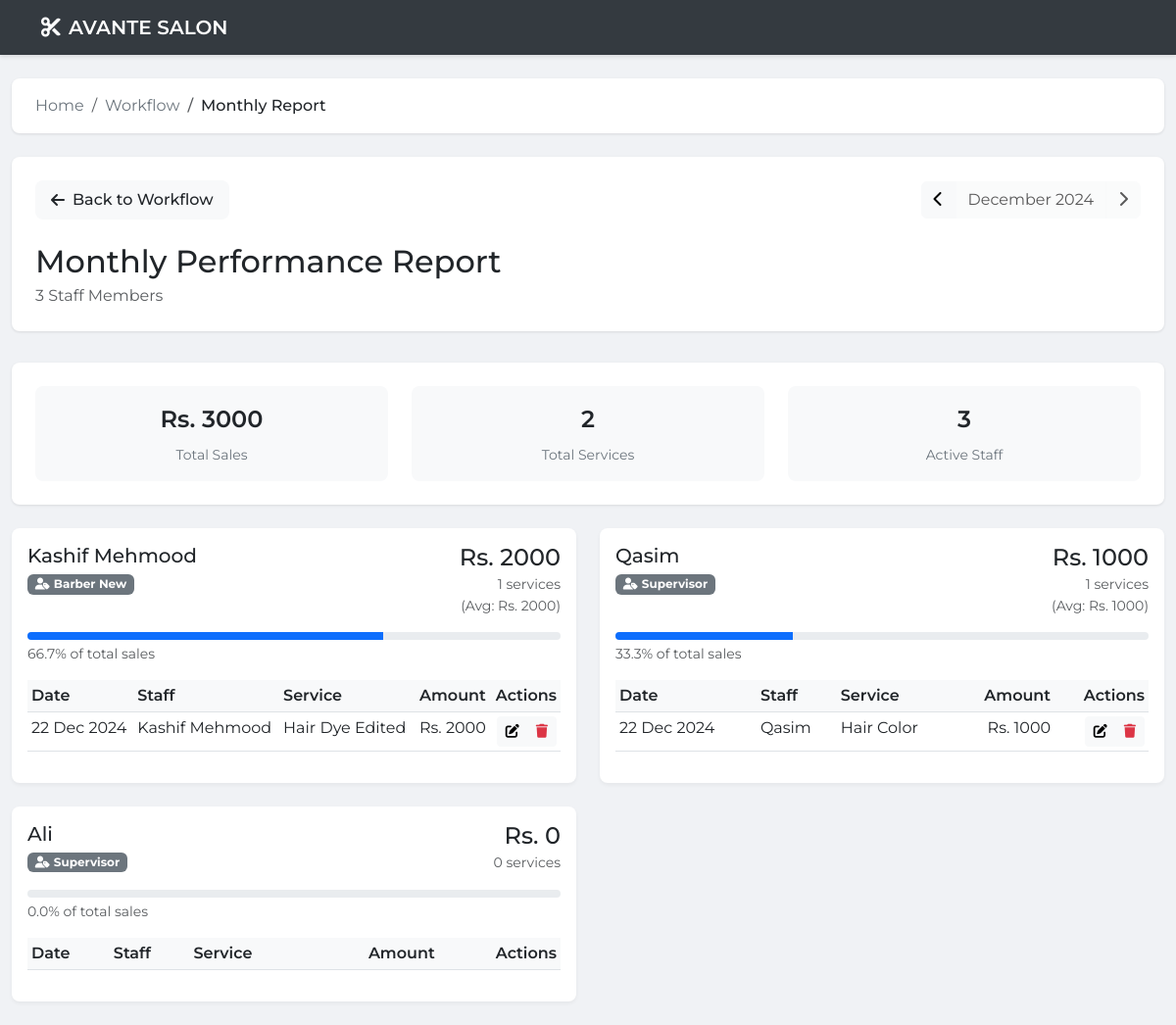
The page /workflow/monthly-report/ (signed in) on the database as committed earlier.
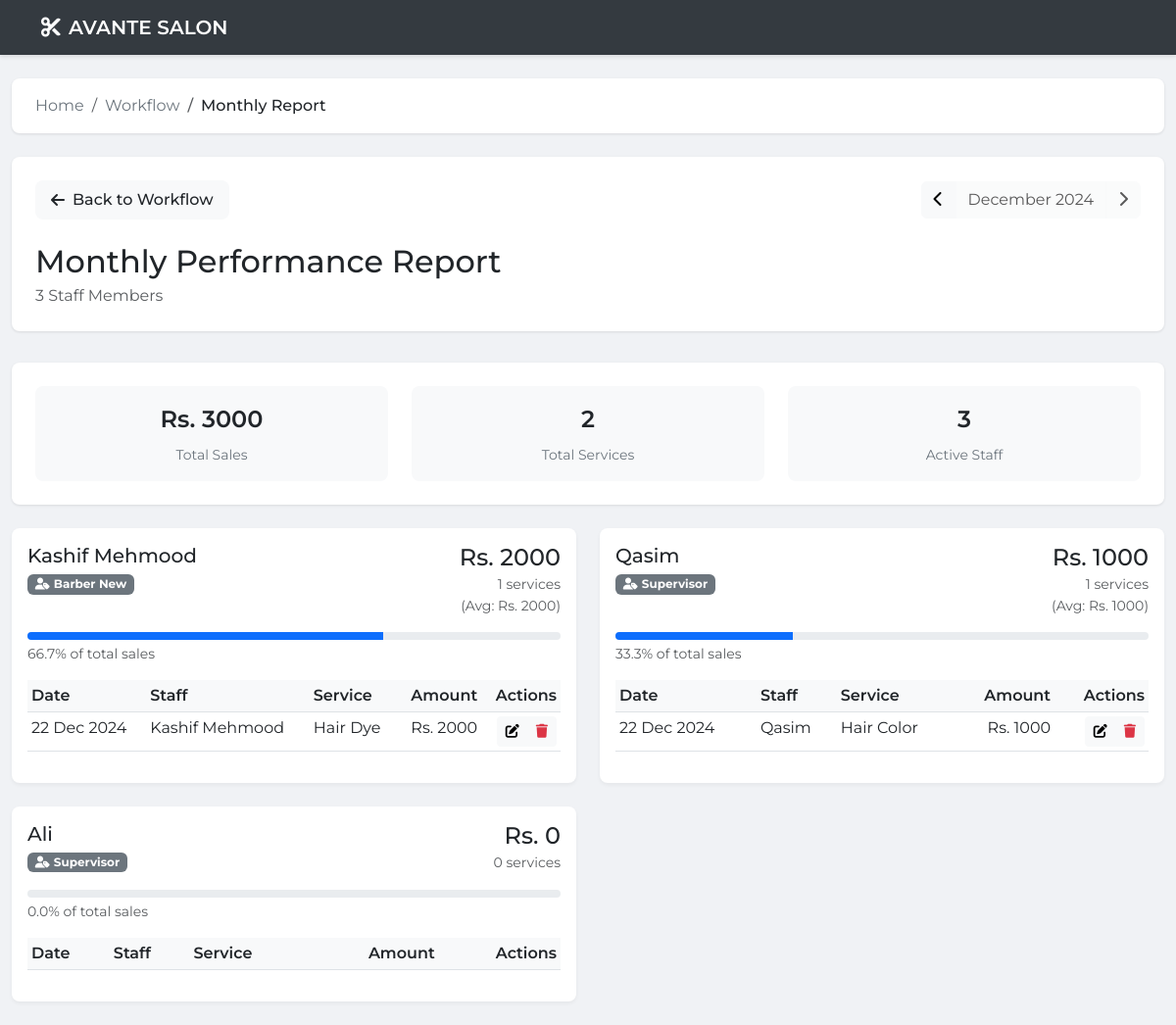
The same page on the database as committed later.
### core/models.py (models this page shows, shortened)
class Staff(models.Model):
    name = models.CharField(max_length=100)
    role = models.CharField(max_length=10)
    is_active = models.BooleanField(default=True)
    created_at = models.DateTimeField(auto_now_add=True)

class Workflow(models.Model):
    artist = models.ForeignKey(Staff, on_delete=models.SET_NULL, null=True)
    service = models.CharField(max_length=50)
    amount = models.PositiveIntegerField(default=1)
    period = models.DateField(null=True, blank=True)
    created_at = models.DateTimeField(auto_now_add=True)
    updated_at = models.DateTimeField(auto_now=True, null=True, blank=True)

### core/views.py (the view)
# urls.py: path('workflow/monthly-report/', views.monthly_report, name='monthly_report'),
@admin_only
def monthly_report(request, year=None, month=None):
    today = timezone.now()
    if year is None or month is None:
        year = today.year
        month = today.month
    future_date = False
    if year > today.year or (year == today.year and month > today.month):
        year = today.year
        month = today.month
        future_date = True
        messages.warning(request, "Cannot view future months. Showing current month instead.")
    staff_members = Staff.objects.filter(is_active=True)
    start_date = date(year, month, 1)
    if month == 12:
        end_date = date(year + 1, 1, 1)
    else:
        end_date = date(year, month + 1, 1)
    staff_data = []
    total_month_sales = 0
    for staff in staff_members:
        workflows = Workflow.objects.filter(
            artist=staff,
            period__gte=start_date,
            period__lt=end_date
        ).order_by('period', '-created_at')
        staff_total = sum(workflow.amount for workflow in workflows)
        total_month_sales += staff_total
        workflows_count = workflows.count()
        avg_per_service = staff_total // workflows_count if workflows_count > 0 else 0
        daily_workflows = {}
        for workflow in workflows:
            day = workflow.period
            if day not in daily_workflows:
                daily_workflows[day] = {
                    'workflows': [],
                    'total': 0
                }
            daily_workflows[day]['workflows'].append(workflow)
            daily_workflows[day]['total'] += workflow.amount
        staff_data.append({
            'staff': staff,
            'total_sales': staff_total,
            'workflows_count': workflows_count,
            'daily_workflows': sorted(daily_workflows.items()),
            'average_per_service': avg_per_service,
            'percentage': 0  # Will be calculated after all staff are processed
        })
    staff_data.sort(key=lambda x: x['total_sales'], reverse=True)
    for data in staff_data:
        if total_month_sales > 0:
            data['percentage'] = round((data['total_sales'] / total_month_sales) * 100, 1)
    context = {
        'staff_data': staff_data,
        'staff_list': staff_members,
        'year': year,
        'month': month,
        'month_name': start_date.strftime('%B'),
        'total_month_sales': total_month_sales,
        'total_services': sum(data['workflows_count'] for data in staff_data),
        'show_next': not (year == today.year and month == today.month)  # Only show next if not current month
    }
    return render(request, 'monthly_report.html', context)

### templates/monthly_report.html (shortened to what the changed rows need)
{% load static %}
{% load custom_filters %}
<!DOCTYPE html>
<html lang="en">
<head>
    <link href="https://cdn.jsdelivr.net/npm/bootstrap@5.3.0-alpha3/dist/css/bootstrap.min.css" rel="stylesheet">
    <link rel="stylesheet" href="https://cdnjs.cloudflare.com/ajax/libs/font-awesome/6.4.0/css/all.min.css">
</head>
<body>
    <div class="container-fluid py-4">
        <div class="page-header">
            <div class="d-flex justify-content-between align-items-center">
                <div>
                    <h2 class="mb-1">Monthly Performance Report</h2>
                </div>
            </div>
        </div>
        <div class="row g-4">
            {% for staff_member in staff_data %}
            <div class="col-md-6">
                <div class="card staff-card">
                    <div class="card-body">
                        <div class="d-flex justify-content-between align-items-start mb-3">
                            <div>
                                <h5 class="card-title mb-1">{{ staff_member.staff.name }}</h5>
                                <span class="badge bg-secondary">
                                    <i class="fas fa-user-tag me-1"></i>{{ staff_member.staff.role }}
                                </span>
                            </div>
                            <div class="text-end">
                                <h4 class="mb-0">Rs. {{ staff_member.total_sales }}</h4>
                                <small class="text-muted">{{ staff_member.workflows_count }} services</small>
                                {% if staff_member.workflows_count > 0 %}
                                <small class="text-muted d-block">(Avg: Rs. {{ staff_member.average_per_service }})</small>
                                {% endif %}
                            </div>
                        </div>
                        <div class="mb-3">
                            <div class="progress">
                                <div class="progress-bar" role="progressbar"
                                     style="width: {{ staff_member.percentage }}%"
                                     aria-valuenow="{{ staff_member.percentage }}"
                                     aria-valuemin="0" aria-valuemax="100">
                                </div>
                            </div>
                            <small class="text-muted d-block mt-1">{{ staff_member.percentage }}% of total sales</small>
                        </div>
                        <div class="daily-breakdown">
                            <table class="table table-sm">
                                <thead>
                                    <tr>
                                        <th>Date</th>
                                        <th>Staff</th>
                                        <th>Service</th>
                                        <th class="text-end">Amount</th>
                                        <th class="text-end">Actions</th>
                                    </tr>
                                </thead>
                                <tbody>
                                    {% for date, daily_data in staff_member.daily_workflows %}
                                        {% for workflow in daily_data.workflows %}
                                            <tr data-workflow-id="{{ workflow.id }}">
                                                <td>{{ workflow.period|date:"d M Y" }}</td>
                                                <td class="workflow-artist">{{ workflow.artist.name }}</td>
                                                <td class="workflow-service">{{ workflow.service }}</td>
                                                <td class="text-end workflow-amount">Rs. {{ workflow.amount }}</td>
                                                <td class="text-end">
                                                    <div class="btn-group">
                                                        <button type="button" class="btn btn-sm btn-light" onclick="editWorkflow({{ workflow.id }})">
                                                            <i class="fas fa-edit"></i>
                                                        </button>
                                                        <button type="button" class="btn btn-sm btn-light text-danger" onclick="confirmDelete({{ workflow.id }})">
                                                            <i class="fas fa-trash"></i>
                                                        </button>
                                                    </div>
                                                </td>
                                            </tr>
                                        {% endfor %}
                                    {% endfor %}
                                </tbody>
                            </table>
                        </div>
                    </div>
                </div>
            </div>
            {% endfor %}
        </div>
    </div>
</body>
</html>

Rows that differ between the two databases and show on the page:
no longer on this page (row edited): Workflow: period "22 Dec 2024", artist.name "Kashif Mehmood", service "Hair Dye Edited", amount "2000"
added Workflow: period "22 Dec 2024", artist.name "Kashif Mehmood", service "Hair Dye", amount "2000"
